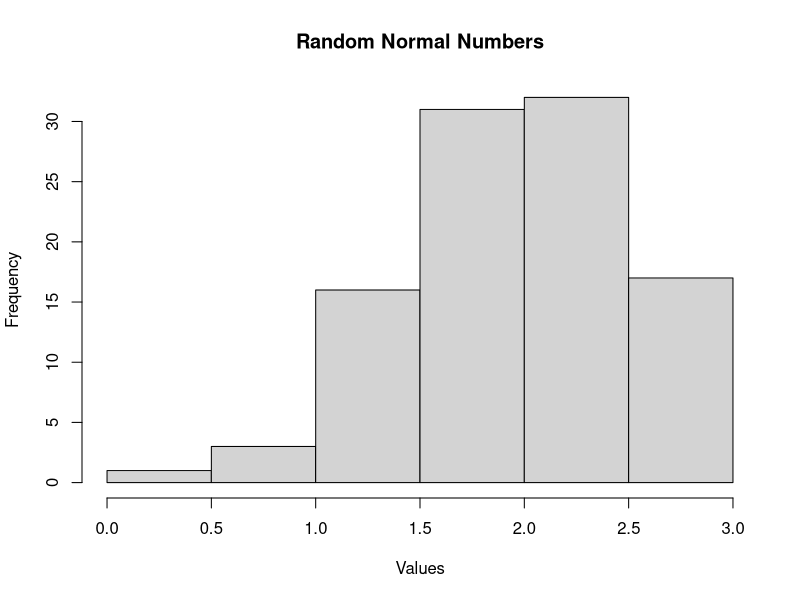
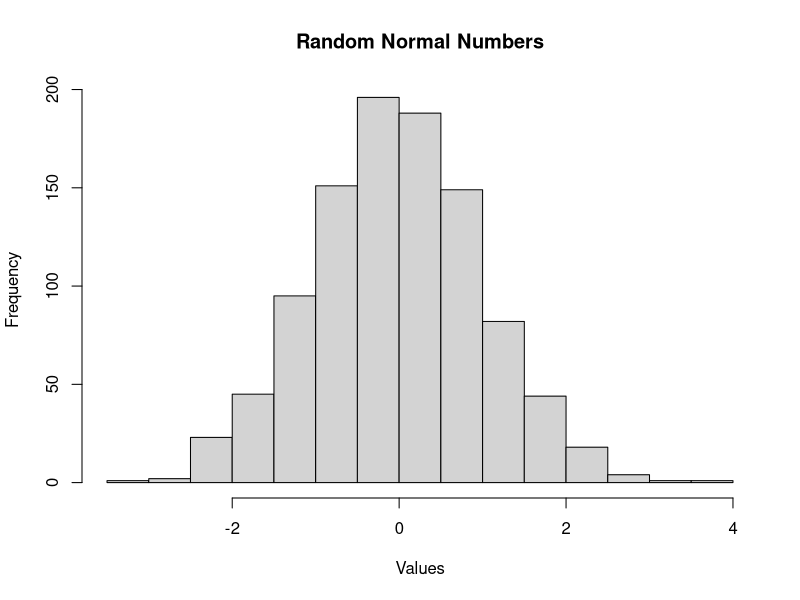

Write the R code that produced these figures, in order.
## ---- chunk 1
data(iris)
iris[[5]][10]
## ---- chunk 2
tail(iris$Species,5)
## ---- chunk 3
mean(iris$Sepal.Length[iris$Petal.Width > 1])
## ---- chunk 4
for(i in 1:10){
  if(i<5){print(i*3)}
  if(i>=5){print(i*2)}
}
## ---- chunk 5
set.seed(184)
while(T){
  num <- rnorm(1,mean=1,sd=2)
  print(num)
  if (num>3){break}
}
## ---- chunk 6
Counting <- data.frame(matrix(ncol=4, nrow=3))
for(i in 1:3){
  for(j in 1:4){
    for(k in 1:1){
      Counting[i, j] <- (i + j)-1
    }}}

names(Counting) <- c("V1", "V2", "V3", "V4")

Counting
## ---- chunk 7
set.seed(184)
plotNormal <- function(repetitions, mean, sd){
  numbers <- rnorm(repetitions, mean = mean, sd = sd)
  hist(numbers, main = "Random Normal Numbers", xlab="Values")
}
#5A
plotNormal(repetitions=100,mean=2,sd=0.5)
#5B
plotNormal(repetitions=1000,mean=0,sd=1)
## ---- chunk 8



